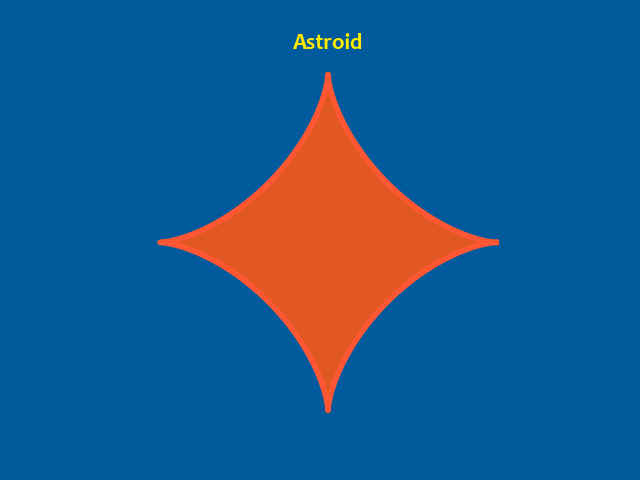

This figure's Python source:
import numpy as np
from matplotlib import pyplot as plt

# Astroid
def astroid():
    phi = np.linspace(0, 2*np.pi, 361)
    x = 4*np.power(np.cos(phi), 3)
    y = 4*np.power(np.sin(phi), 3)
    return x, y

x, y = astroid()

# Shades of orange
# #FF5733 -> kind of rustic
# #E25822 -> Flame color

# Shades of blue
#007fff -> Azure
#191970 -> Midnight blue
#005A9C -> Dodger blue

# shades of yellow
# #FFEA00 -> bright yellow
# #FFD700 -> gold

fig = plt.figure(facecolor='#005A9C')
ax = fig.add_subplot(111)

ax.set_aspect('equal')
ax.axis('off')
ax.set_title('Astroid', color='#FFEA00', fontsize=16, fontname='Candara', fontweight='bold')

ax.set_facecolor("#005A9C")

ax.plot(x, y, linestyle='-', linewidth=4, color='#FF5733')
ax.fill_between(x, y, color='#E25822')

fig.savefig('astroid.png')

plt.show()

